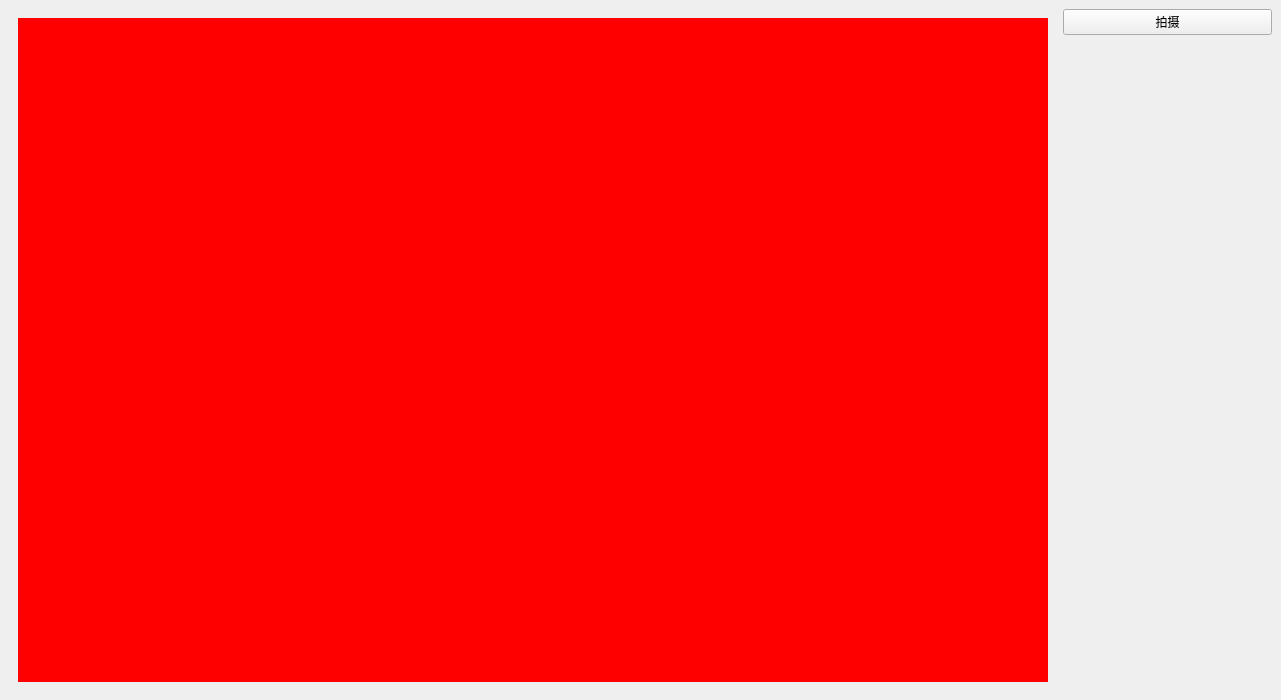
<?xml version="1.0" encoding="UTF-8"?>
<ui version="4.0">
 <class>MainWindow</class>
 <widget class="QMainWindow" name="MainWindow">
  <property name="geometry">
   <rect>
    <x>0</x>
    <y>0</y>
    <width>1281</width>
    <height>700</height>
   </rect>
  </property>
  <property name="windowTitle">
   <string>MainWindow</string>
  </property>
  <widget class="QWidget" name="centralwidget">
   <layout class="QHBoxLayout" name="horizontalLayout" stretch="5,1">
    <item>
     <widget class="QWidget" name="widget" native="true">
      <layout class="QVBoxLayout" name="verticalLayout_2">
       <item>
        <widget class="QLabel" name="label">
         <property name="styleSheet">
          <string notr="true">background-color:red</string>
         </property>
         <property name="text">
          <string/>
         </property>
        </widget>
       </item>
      </layout>
     </widget>
    </item>
    <item>
     <layout class="QVBoxLayout" name="verticalLayout">
      <item>
       <widget class="QPushButton" name="pushButton">
        <property name="text">
         <string>拍摄</string>
        </property>
       </widget>
      </item>
      <item>
       <spacer name="verticalSpacer">
        <property name="orientation">
         <enum>Qt::Vertical</enum>
        </property>
        <property name="sizeHint" stdset="0">
         <size>
          <width>20</width>
          <height>40</height>
         </size>
        </property>
       </spacer>
      </item>
     </layout>
    </item>
   </layout>
  </widget>
 </widget>
 <resources/>
 <connections/>
</ui>
